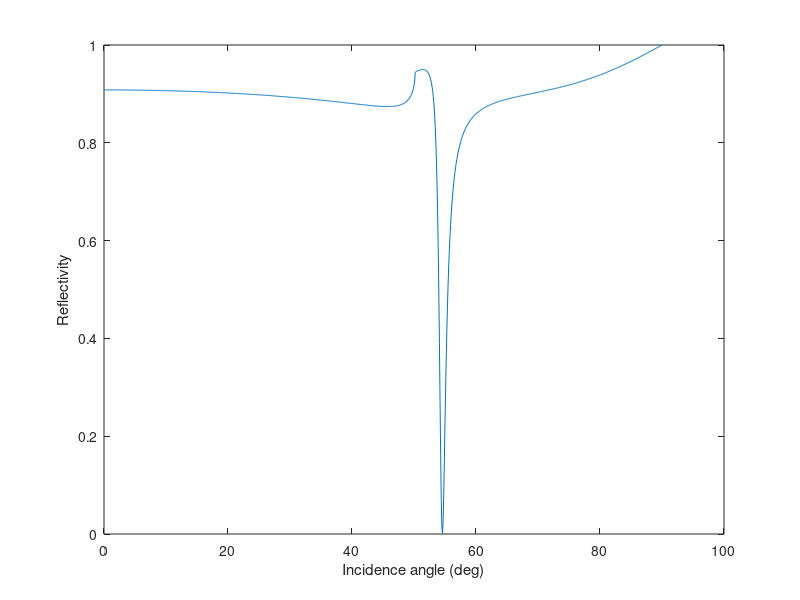

MATLAB code to generate this figure:
clear;
tic %tic (at the start) and toc (at the end) finds the runtime 
lambda=633e-9;%wavelength of incident light in vacuum at which nm is as follows
%changing wavelength to 1500nm from 633nm (no other changes) changes the whole nature of the graph for the refractive index of the metal changes
% Also, a different thickness is required to get minimum reflectivity (Rmin) under 0.01
% Changing thickness dm changes the resonance angle
nm=0.1325+4.0203i;%refractive index of metal at wavelength=633nm
%nm=0.53+10.43i;%refractive index of metal at wavelength=1500nm
%nm=0.12+3.75i;%refractive index of metal at wavelength=600nm
np=1.732;%refractive index of prism 
na=1.33;%refractive index of analyte
u=pi*4e-7;%magnetic permeability of non-magnetic substances(assumed)
%dm=43e-9;%thickness of metal layer for wavelength=633nm
%dm=47e-9;%thickness (so that Rmin<0.01)of metal layer for wavelength=632nm(given in Shalabney paper)
dm=46.98e-9;%thickness (so that Rmin<0.01, acc. to me it is making Rmin nearly vanish)of metal layer for wavelength=633nm approx.
%dm=48e-9;%thickness (so that Rmin<0.01)of metal layer for wavelength=600nm (approximated through the help of paper)
% dm=43.25e-9;%thickness of metal layer for wavelength=850nm(given in Shalabney paper)
% dm=29.75e-9;%thickness of metal layer for wavelength=1550nm(given in Shalabney paper)
%dm=30.69e-9;%thickness (so that Rmin<0.01, acc. to me it is making Rmin nearly vanish)of metal layer for wavelength=1500nm (approximated myself, not 10nm, not 15nm)
theta=0:1e-1:90;%angle in prism(angle of incidence)
costheta=sqrt(1-((sind(theta)).^2).*((np^2)/(nm^2)));%cos of angle in metal
b=(costheta).*((360*nm*dm)/lambda);%Beta j used in Shalabney paper %360->2*pi when cosd->cos, sind->sin
qp=(cosd(theta)).*((sqrt(u))/np);%qj in prism (qj used in Shalabney paper)
qa=(sqrt(1-((sind(theta)).^2).*((np^2)/(na^2)))).*((sqrt(u))/na);%qj in analyte %used cos of angle in analyte
qm=costheta.*(sqrt(u)/nm);%qj in metal
M=[cosd(b);-((sind(b)).*(1i./qm));-((sind(b)).*(1i.*qm));cosd(b)];%Inverse(hence 1,2 and 2,1 elements are negated) of complete propagation matrix in metal
r=((M(1,:)+(M(2,:)).*qa).*qp-(M(3,:)+(M(4,:)).*qa))./((M(1,:)+(M(2,:)).*qa).*qp+(M(3,:)+(M(4,:)).*qa));%reflection coefficient 
R=(abs(r)).^2;%reflectivity
plot(theta,R);
xlabel('Incidence angle (deg)') 
ylabel('Reflectivity') 

%Below is the block to find extrema
indexmin = find(min(R) == R); 
thetamin = theta(indexmin); 
Rmin = R(indexmin);
indexmax = find(max(R) == R);
thetamax = theta(indexmax); 
Rmax = R(indexmax); 

toc